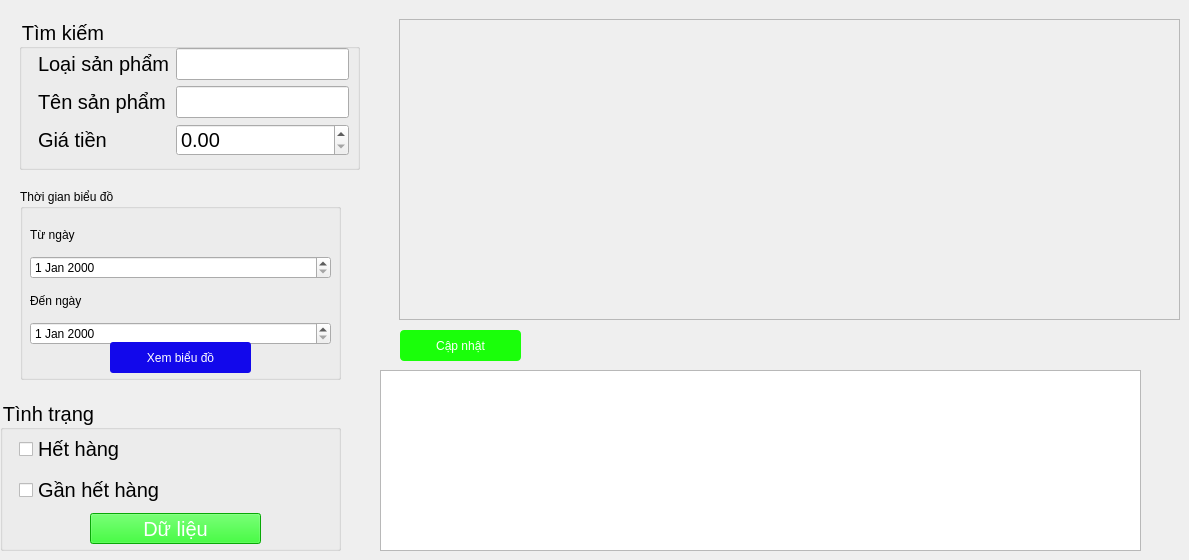
    <widget class="QWidget" name="page_3">
     <widget class="QGroupBox" name="groupBox_5">
      <property name="geometry">
       <rect>
        <x>19</x>
        <y>19</y>
        <width>341</width>
        <height>151</height>
       </rect>
      </property>
      <property name="styleSheet">
       <string notr="true">font-size: 20px;</string>
      </property>
      <property name="title">
       <string>Tìm kiếm</string>
      </property>
      <widget class="QWidget" name="formLayoutWidget_4">
       <property name="geometry">
        <rect>
         <x>19</x>
         <y>29</y>
         <width>311</width>
         <height>111</height>
        </rect>
       </property>
       <layout class="QFormLayout" name="formLayout_4">
        <item row="0" column="0">
         <widget class="QLabel" name="lbTypeProductInProductInfo">
          <property name="text">
           <string>Loại sản phẩm</string>
          </property>
         </widget>
        </item>
        <item row="0" column="1">
         <widget class="QLineEdit" name="leSearchTypeProductInProductInfo"/>
        </item>
        <item row="1" column="0">
         <widget class="QLabel" name="lbProductNameInProductInfo">
          <property name="text">
           <string>Tên sản phẩm</string>
          </property>
         </widget>
        </item>
        <item row="1" column="1">
         <widget class="QLineEdit" name="leSearchProductNameInProductInfo"/>
        </item>
        <item row="2" column="0">
         <widget class="QLabel" name="lbDetailProductPrice">
          <property name="text">
           <string>Giá tiền</string>
          </property>
         </widget>
        </item>
        <item row="2" column="1">
         <widget class="QDoubleSpinBox" name="dbDetailProductPrice">
          <property name="maximum">
           <double>10000000.000000000000000</double>
          </property>
         </widget>
        </item>
       </layout>
      </widget>
     </widget>
     <widget class="QGroupBox" name="groupBox_6">
      <property name="geometry">
       <rect>
        <x>0</x>
        <y>400</y>
        <width>341</width>
        <height>151</height>
       </rect>
      </property>
      <property name="styleSheet">
       <string notr="true">font-size: 20px;</string>
      </property>
      <property name="title">
       <string>Tình trạng</string>
      </property>
      <widget class="QWidget" name="verticalLayoutWidget_2">
       <property name="geometry">
        <rect>
         <x>19</x>
         <y>29</y>
         <width>311</width>
         <height>81</height>
        </rect>
       </property>
       <layout class="QVBoxLayout" name="verticalLayout_2">
        <item>
         <widget class="QCheckBox" name="cbOutStockInProductInfo">
          <property name="text">
           <string>Hết hàng</string>
          </property>
         </widget>
        </item>
        <item>
         <widget class="QCheckBox" name="cbNearlySoldOutInProductInfo">
          <property name="text">
           <string>Gần hết hàng</string>
          </property>
         </widget>
        </item>
       </layout>
      </widget>
      <widget class="QPushButton" name="pBSeachByQuantityProduct">
       <property name="geometry">
        <rect>
         <x>90</x>
         <y>113</y>
         <width>171</width>
         <height>31</height>
        </rect>
       </property>
       <property name="styleSheet">
        <string notr="true">background-color: #0beb08;
color: white;</string>
       </property>
       <property name="text">
        <string>Dữ liệu</string>
       </property>
      </widget>
     </widget>
     <widget class="QTableWidget" name="tbProductInfo">
      <property name="geometry">
       <rect>
        <x>380</x>
        <y>370</y>
        <width>761</width>
        <height>181</height>
       </rect>
      </property>
     </widget>
     <widget class="QGroupBox" name="gBContainChartProduct">
      <property name="geometry">
       <rect>
        <x>20</x>
        <y>189</y>
        <width>321</width>
        <height>191</height>
       </rect>
      </property>
      <property name="title">
       <string>Thời gian biểu đồ</string>
      </property>
      <widget class="QWidget" name="verticalLayoutWidget_3">
       <property name="geometry">
        <rect>
         <x>10</x>
         <y>30</y>
         <width>301</width>
         <height>126</height>
        </rect>
       </property>
       <layout class="QVBoxLayout" name="verticalLayout_3">
        <item>
         <widget class="QLabel" name="label_2">
          <property name="text">
           <string>Từ ngày</string>
          </property>
         </widget>
        </item>
        <item>
         <widget class="QDateEdit" name="dateDrawChartProductRankFrom"/>
        </item>
        <item>
         <widget class="QLabel" name="label_3">
          <property name="text">
           <string>Đến ngày</string>
          </property>
         </widget>
        </item>
        <item>
         <widget class="QDateEdit" name="dateDrawChartProductRankTo"/>
        </item>
       </layout>
      </widget>
      <widget class="QPushButton" name="pBDrawTopSellProductWithTwoDate">
       <property name="geometry">
        <rect>
         <x>90</x>
         <y>153</y>
         <width>141</width>
         <height>31</height>
        </rect>
       </property>
       <property name="styleSheet">
        <string notr="true">background-color: #1208eb;
color: white;
border-radius: 3px;</string>
       </property>
       <property name="text">
        <string>Xem biểu đồ</string>
       </property>
      </widget>
     </widget>
     <widget class="QScrollArea" name="scContainChartTopSellProduct">
      <property name="geometry">
       <rect>
        <x>399</x>
        <y>19</y>
        <width>781</width>
        <height>301</height>
       </rect>
      </property>
      <property name="widgetResizable">
       <bool>true</bool>
      </property>
      <widget class="QWidget" name="scrollAreaWidgetContents_3">
       <property name="geometry">
        <rect>
         <x>0</x>
         <y>0</y>
         <width>779</width>
         <height>299</height>
        </rect>
       </property>
      </widget>
     </widget>
     <widget class="QPushButton" name="btnUpdateListProduct">
      <property name="geometry">
       <rect>
        <x>400</x>
        <y>330</y>
        <width>121</width>
        <height>31</height>
       </rect>
      </property>
      <property name="styleSheet">
       <string notr="true">color: white;
background-color: rgb(26, 255, 10);
border-radius: 4px;</string>
      </property>
      <property name="text">
       <string>Cập nhật</string>
      </property>
     </widget>
    </widget>
